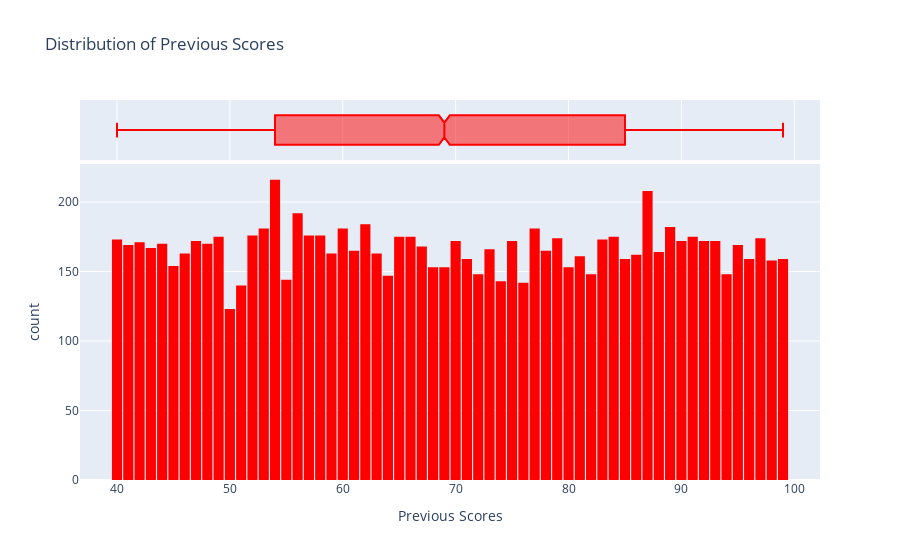

Notebook cell for this chart:
### Code cell
fig = px.histogram(df_pandas, x='Previous Scores', marginal='box', color_discrete_sequence=['red'], title='Distribution of Previous Scores')
fig.update_layout(bargap=0.1)

### Figure 1 — Plotly figure (JSON) as saved in the notebook; plotly's stock layout.template omitted (floating-point values rounded to 4 significant figures; data arrays with more than 128 entries replaced by an {"elided": "..."} marker saying what was removed)
{"data": [{"alignmentgroup": "True", "bingroup": "x", "hovertemplate": "Previous Scores=%{x}<br>count=%{y}<extra></extra>", "legendgroup": "", "marker": {"color": "red", "pattern": {"shape": ""}}, "name": "", "offsetgroup": "", "orientation": "v", "showlegend": false, "type": "histogram", "x": {"elided": "10000 int values"}, "xaxis": "x", "yaxis": "y"}, {"alignmentgroup": "True", "hovertemplate": "Previous Scores=%{x}<extra></extra>", "legendgroup": "", "marker": {"color": "red"}, "name": "", "notched": true, "offsetgroup": "", "showlegend": false, "type": "box", "x": {"elided": "10000 int values"}, "xaxis": "x2", "yaxis": "y2"}], "layout": {"autosize": true, "bargap": 0.1, "barmode": "relative", "legend": {"tracegroupgap": 0}, "title": {"text": "Distribution of Previous Scores"}, "xaxis": {"anchor": "y", "autorange": true, "domain": [0, 1], "range": [36.72, 102.3], "title": {"text": "Previous Scores"}, "type": "linear"}, "xaxis2": {"anchor": "y2", "autorange": true, "domain": [0, 1], "matches": "x", "range": [36.72, 102.3], "showgrid": true, "showticklabels": false, "type": "linear"}, "yaxis": {"anchor": "x", "autorange": true, "domain": [0, 0.8316], "range": [0, 227.4], "title": {"text": "count"}}, "yaxis2": {"anchor": "x2", "autorange": true, "domain": [0.8416, 1], "matches": "y2", "range": [-0.5, 0.5], "showgrid": false, "showline": false, "showticklabels": false, "ticks": "", "type": "category"}}}
